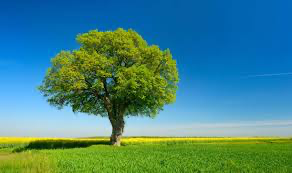
#> input picture image12.png, 292 x 173 px
$ python code12.py
#> lines starting #> are read from the running program, lines starting #| are printed output that depends on the picture; after the words box and inside, x2 and y2 are one past the last pixel; in counts of white or black regions, pixels touching at a corner belong together
import cv2

img = cv2.imread("image12.png")
#> img is the input picture: shape (173, 292, 3); mean B, G, R 130.8, 133.2, 69.2
gray = cv2.cvtColor(img, cv2.COLOR_BGR2GRAY)
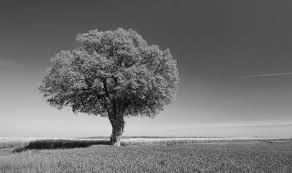
#> gray: shape (173, 292); min 3, max 228, mean 113.8

# Threshold
_, thresh = cv2.threshold(gray, 127, 255, cv2.THRESH_BINARY)
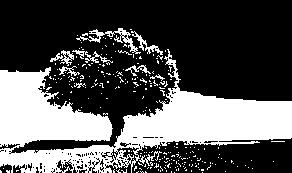
#> thresh: shape (173, 292); 33.3% white; 267 white regions (257 under 20 px)

# Find contours
contours, _ = cv2.findContours(thresh, cv2.RETR_TREE, cv2.CHAIN_APPROX_SIMPLE)
#> contours = 422 contours, 404 with area under 20; largest, box (x1, y1, x2, y2) and area: (0, 49, 292, 173) 14850, (76, 28, 141, 54) 236, (116, 146, 140, 165) 172, (56, 159, 74, 173) 112, (50, 50, 74, 66) 106

# Draw contours
cv2.drawContours(img, contours, -1, (0, 255, 0), 2)
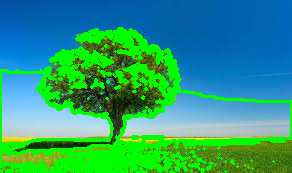
#> img: shape (173, 292, 3); mean B, G, R 117.6, 157, 43.6

cv2.imshow("Contours", img)
cv2.waitKey(0)
cv2.destroyAllWindows()

$ run again, with image11.png copied over image12.png
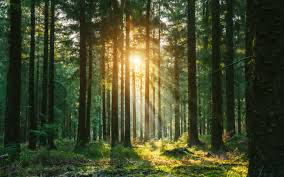
#> input picture image11.png, 284 x 177 px
#> img is the input picture: shape (177, 284, 3); mean B, G, R 43.4, 74.8, 69.4
#> `_, thresh = cv2.threshold(gray, 127, 255, cv2.THRESH_BINARY)`:
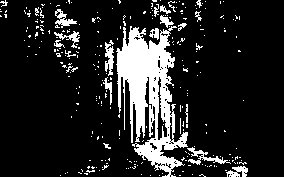
#> thresh: shape (177, 284); 14.7% white; 271 white regions (249 under 20 px)
#> contours = 346 contours, 330 with area under 20; largest, box (x1, y1, x2, y2) and area: (116, 26, 188, 177) 4950, (156, 76, 168, 141) 293, (187, 147, 231, 165) 146, (55, 9, 77, 28) 142, (105, 40, 114, 76) 139
#> `cv2.drawContours(img, contours, -1, (0, 255, 0), 2)`:
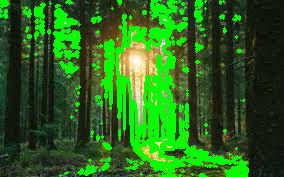
#> img: shape (177, 284, 3); mean B, G, R 26.9, 99.4, 40.8

$ run again, with image13.png copied over image12.png
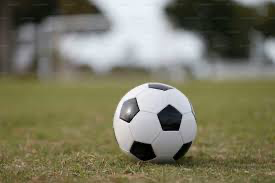
#> input picture image13.png, 275 x 183 px
#> img is the input picture: shape (183, 275, 3); mean B, G, R 98.5, 121, 122.7
#> `_, thresh = cv2.threshold(gray, 127, 255, cv2.THRESH_BINARY)`:
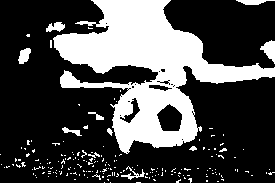
#> thresh: shape (183, 275); 29.3% white; 192 white regions (181 under 20 px)
#> contours = 219 contours, 207 with area under 20; largest, box (x1, y1, x2, y2) and area: (53, 0, 275, 154) 13468, (156, 103, 183, 132) 526, (119, 97, 141, 124) 192, (260, 40, 275, 64) 164, (18, 48, 31, 64) 117
#> `cv2.drawContours(img, contours, -1, (0, 255, 0), 2)`:
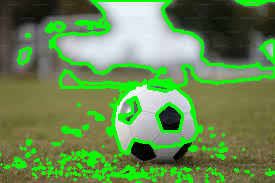
#> img: shape (183, 275, 3); 15.76% of pixels changed, all inside (x1, y1, x2, y2) = (0, 0, 275, 183)
